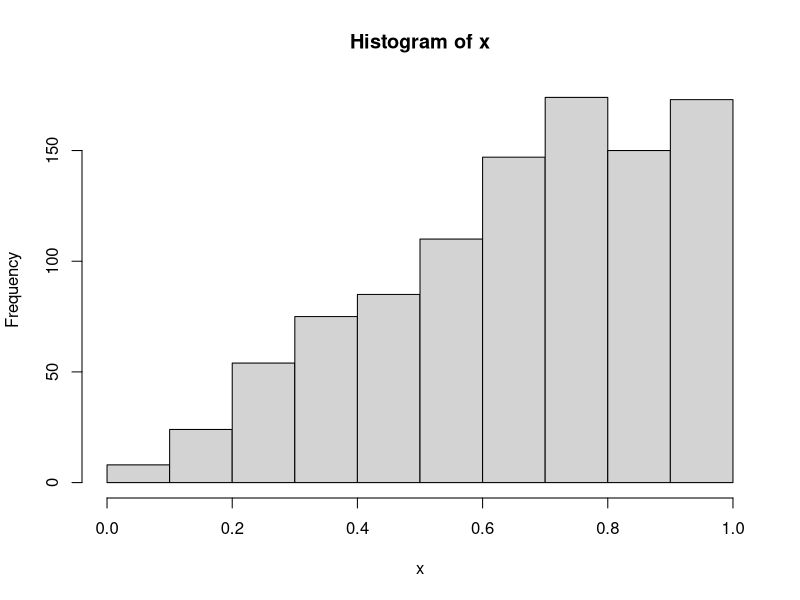
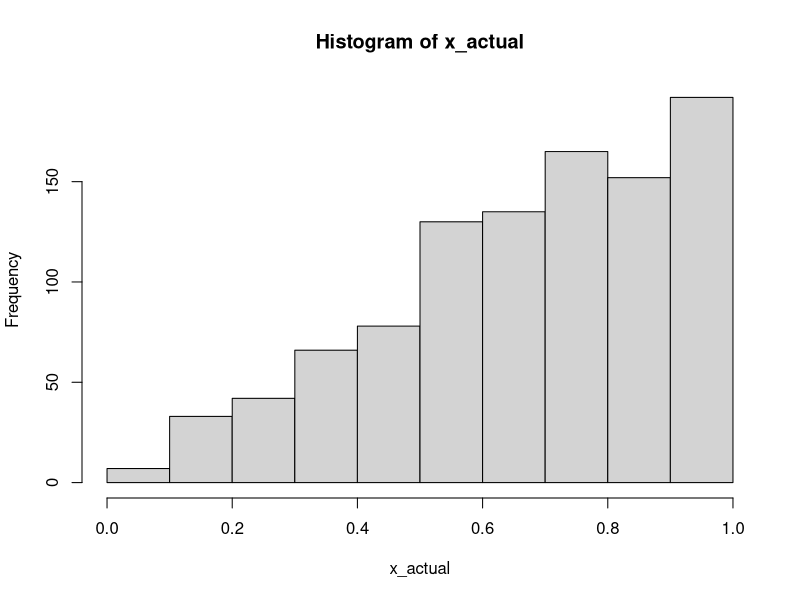
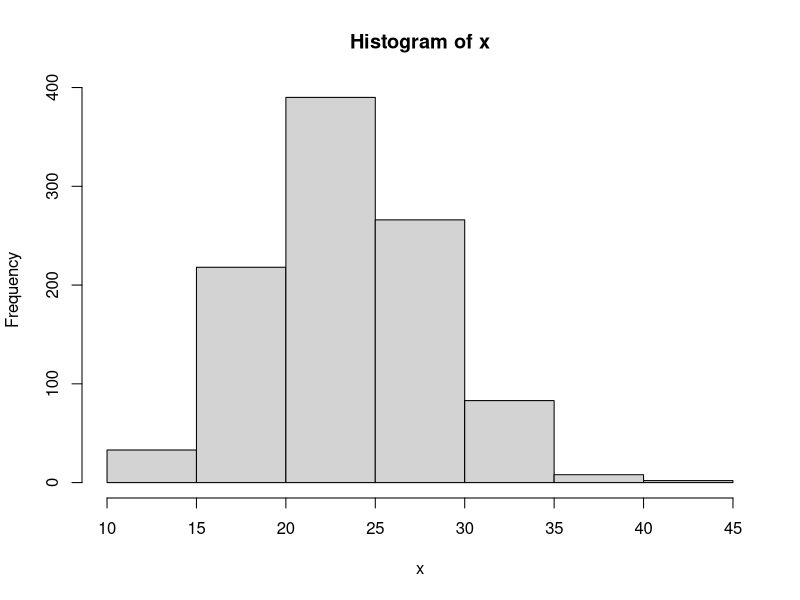
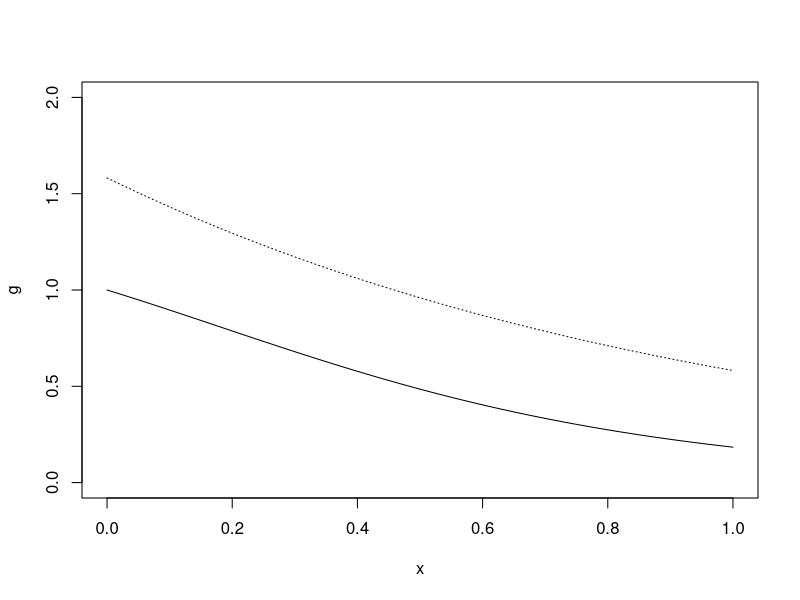

R code for these plots, in order:
## ---- chunk 1
#| echo: false

library(tidyverse)
set.seed(8686)
## ---- chunk 2
ex2 <- 76
ifelse(
  ex2 >= 90, grade <- 'A',
  ifelse(
    ex2 >= 80, grade <- 'B',
    ifelse(ex2 >= 70, grade <- 'C', '')
  )
)
## ---- chunk 3
k <- 0
for (i in 1:10) {
  k <- k + i
}

k

x <- 1:10
k <- 0

for (i in x) {
  k <- k + x[i]
}

k
## ---- chunk 4
k <- 0
i <- 0

while (i <= 10) {
  k <- k + i
  i <- i + 1
}

k; i
## ---- chunk 5
avg <- function(x) {
  s <- 0
  for (i in x) s <- s + i

  s / i
}

x <- 1:10

avg(x) == 5.5
## ---- chunk 6
score <- c(76, 92, 83)
grade <- ifelse(
  score >= 90, 'A',
  ifelse(score >= 80, 'B',
    ifelse(score >= 70, 'C')
  )
)
grade

# will fail-- length(score) > 1
# if (score >= 90) {
#   grade <- 'A'
# } else if (score >= 80) {
#   grade <- 'B'
# } else {
#   grade <- 'C'
# }
## ---- chunk 7
library(stats4)

# y <- c(0.04304550, 0.50263474)
y <- 1:4

mlogl <- function(theta) -(length(y)*log(theta) - theta*sum(y))

fit <- mle(mlogl, 1.4)
summary(fit)

1 / mean(y)
## ---- chunk 8
x <- c(0.5928, 3.2048, 2.2281, 4.2292, 1.2096, 3.8371, 1.2670, 1.2042, 2.8182, 3.5173)

ll <- function(theta, sumx, sumlogx, n) {
  r <- theta[1]
  lambda <- theta[2]
  -(n*r*log(lambda) - n*log(gamma(r)) + (r - 1)*sumlogx - lambda*sumx)
}

optim(c(20, 19), ll, sumx = sum(x), sumlogx = sum(log(x)), n = length(x))
## ---- chunk 9
# given an exponential distribution
lambda <- 10
exp_pdf <- function(x) lambda*exp(-lambda*x)
inv_exp <- function(u) -1/lambda * log(1 - u)

u <- runif(100000, 0, 1)
x <- inv_exp(u)

mean(x) # should be close to 1 / lambda
var(x) # should be close to 1 / lambda^2
## ---- chunk 10
# transformation given a discrete CDF, using quantiles
g <- function(n) {
  u <- runif(n, 0, 1)
  
  cdf <- c(0.1, 0.36, 0.42, 0.85, 1)
  
  dplyr::case_when(
    u <= cdf[1]              ~ 0,
    u > cdf[1] & u <= cdf[2] ~ 1,
    u > cdf[2] & u <= cdf[3] ~ 2,
    u > cdf[3] & u <= cdf[4] ~ 3,
    u > cdf[4] & u <= cdf[5] ~ 4,
    TRUE ~ NA_real_
  )
}

p <- prop.table(table(g(10000)))
cumsum(p)
## ---- chunk 11
f <- function(x, p = 0.4) p * (1 - p)^x
## ---- chunk 12
# demonstrate acception-rejection method using a Beta(2, 1) distribution
# g(x) = Uniform(0, 1)

f <- function(x) 2*x
g <- function(x) 1
C <- 2

gen_beta <- function() {
  u1 <- runif(1, 0, 1)
  u2 <- runif(1, 0, 1)
  
  # if accepted,
  r <- f(u1) / (C * g(u1))
  out <- c( "r" = r, "u1" = u1, "u2" = u2)

  if (u2 < f(u1) / (C * g(u1))) {
    return(u1)
  } else {
    gen_beta()
  }
}

x <- replicate(1000, gen_beta())
x_actual <- rbeta(1000, 2, 1)

hist(x)
hist(x_actual)
## ---- chunk 13
f <- c(0.16, 0.24, 0.33, 0.17, 0.10)
g <- c(1, 1, 1, 1, 1) / 5
C <- max(f / g)

f_x <- function(x) {
  dplyr::case_when(
    x == 1 ~ 0.16,
    x == 2 ~ 0.24,
    x == 3 ~ 0.33,
    x == 4 ~ 0.17,
    x == 5 ~ 0.10,
      TRUE ~ 0
  )
}

gen <- function() {
  y <- sample(1:5, 1) # draw 1 realization from discrete uniform
  u <- runif(1, 0, 1) # draw 1 realization from continuous uniform

  if (u <= f_x(y) / (C * 1/5)) {
    return(y)
  } else {
    gen()
  }
}

out <- replicate(1000, gen())
prop.table(table(out))
## ---- chunk 14
gen_poisson <- function(t0, lambda) {
  s <- 0; i <- 0

  while (s <= t0) {
    u <- runif(1, 0, 1)
    t <- -log(1 - u) / lambda  # inverse transform to draw from Exp(lambda)
    s <- s + t
    i <- i + 1
  }

  return(i - 1)
}

gen_poisson(10, 2)

x <- replicate(1000, gen_poisson(8, 3))

hist(x)
## ---- chunk 15
lambda <- 3
n <- 10
x <- 1
p <- 0.7

rexp(n, lambda) # x_i ~ f(x)             -- random draws
pexp(x, lambda) # P(X <= x)              -- CDF, cumulative probability
dexp(x, lambda) # P(X == x)?             -- density
qexp(p, lambda) # x* s.t. P(X <= x*) = p -- quantile
## ---- chunk 16
mu <- 5
sd <- 3

rnorm(1, mu, sd)
pnorm(5, mu, sd)
qnorm(0.75, mu, sd)
## ---- chunk 17
punif(0.6, 0, 1)
## ---- chunk 18
u <- runif(1000000, 0, 1)
mean(exp(-u))

1 - exp(-1)
## ---- chunk 19
n1 <- 500
n2 <- 5000

u1 <- runif(n1, 0, 1)
u2 <- runif(n2, 0, 1)

# g(x) = x
mean(u1)
mean(u2)
## ---- chunk 20
-exp(-5) - (-exp(-2))

u <- runif(1000, 2, 5)
(5 - 2) * mean(exp(-u))
## ---- chunk 21
library(purrr)

mc_integrate <- function(g, a = 0, b = 1, n) {
  u <- runif(n, a, b)
  (b - a) * mean(g(u))
}

f <- function(x) exp(-x)

map_dbl(c(10, 100, 1000, 10000, 100000), ~mc_integrate(f, 2, 4, .))

# true value
exp(-2) - exp(-4)

h <- function(x) 10 * exp(-10 * x)
map_dbl(c(10, 1000, 1000000), ~mc_integrate(h, 0, 2, .))

# true value
integrate(h, 0, 2)
## ---- chunk 22
f <- function(x) 10 * exp(-10 * x)
mc_integrate(f, 0, 5, 100000)
## ---- chunk 23
cdf_exp_b <- function(x, lambda, n) {
  u <- runif(n, 0, 1)
  x * mean(lambda * exp(-lambda * x * u))
}

u <- cdf_exp_b(6, 20, 100)
l <- cdf_exp_b(2, 20, 100)

u - l

pexp(6, 1/20) - pexp(2, 1/20)
## ---- chunk 24
# Compare results to textbook example 6.3



z_cdf <- function(x, n = 1000) {
  u <- runif(n, 0, 1)

  # density of Z ~ N(0, 1)?
  theta <- function(x, u) {
    mean(1 / sqrt(2 * pi) * x * exp((-x^2 * u^2) / 2))
  }

  # Z ~ N(0, 1) is symmetric about 0
  if (x >= 0) {
    0.5 + theta(x, u)
  } else {
    1 - 0.5 - theta(-x, u)
  }
}

z_cdf(2, 100000)
pnorm(2)
## ---- chunk 25
# the "Hit-or-Miss" method:

# step 1.
x <- rnorm(10000)

# step 2. (an indicator function)
i <- x <= 1.96

# step 3.
mean(i)

norm_cdf <- function(x, n = 10000, mu = 0, sigma = 1) {
  X <- rnorm(n, mu, sigma)
  i <- X <= x
  mean(i)
}

exp_cdf <- function(x, n = 10000, lambda = 5) {
  X <- rexp(n, lambda)
  i <- X <= x
  mean(i)
}

exp_cdf(7.6, n = 1000, lambda = 5)
pexp(7.6, 5)

beta_cdf <- function(x, n = 10000, a = 2, b = 3) {
  X <- rbeta(n, a, b)
  i <- X <= x
  mean(i)
}

beta_cdf(0.7, a = 2, b = 3)
pbeta(0.7, 2, 3)
## ---- chunk 26
# compare hit or miss vs. simple monte-carlo
# theta_1 is simple monte-carlo
# theta_2 is indicator
# estimating F_Z(1.96) where Z ~ N(0, 1).
# generate 100 estimates of theta_1 and theta_2 (n = 10,000)
# then, take the variance of each

# for theta_1
z_cdf <- function(x, n = 1000) {
  u <- runif(n, 0, 1)

  # density of Z ~ N(0, 1)?
  theta <- function(x, u) {
    mean(1 / sqrt(2 * pi) * x * exp((-x^2 * u^2) / 2))
  }

  # Z ~ N(0, 1) is symmetric about 0
  if (x >= 0) {
    0.5 + theta(x, u)
  } else {
    1 - 0.5 - theta(-x, u)
  }
}

# for theta_2
z_cdf2 <- function(x, n = 1000, mu = 0, sigma = 1) {
  X <- rnorm(n, mu, sigma)
  i <- X <= x
  mean(i)
}

# wrap the 2 functions, and collect results
comparison <- function(x = 1.96, n = 100) {
  t1 <- numeric(n)
  t2 <- numeric(n)
  for (i in 1:n) {
    t1[i] <- z_cdf(x)
    t2[i] <- z_cdf2(x)
  }
  c(theta1 = var(t1), theta2 = var(t2))
}

comparison()
## ---- chunk 27
u <- runif(1000)
v <- 1 - u

# Cov(u, v) < 0!
cov(u, v)
## ---- chunk 28
norm_cdf_anti <- function(x, n) {
  u <- runif(n / 2)
  v <- 1 - u
  y <- c(u, v)
  
  pos_cdf <- (1 / sqrt(2 * pi)) * abs(x) * exp(-x^2 * y^2 / 2) + 0.5
  
  if (x >= 0) {
    cdf <- pos_cdf
  } else {
    cdf <- 1 - pos_cdf
  }
  
  return(mean(cdf))
}

norm_cdf <- function(x, n) {
  u <- runif(n)
  
  pos_cdf <- (1 / sqrt(2 * pi)) * abs(x) * exp(-x^2 * u^2 / 2) + 0.5
  
  if (x >= 0) {
    cdf <- pos_cdf
  } else {
    cdf <- 1 - pos_cdf
  }
  
  return(mean(cdf))
}

s <- numeric(100)
a <- numeric(100)

for (i in 1:100) {
  s[i] <- norm_cdf(1.96, 100)
  a[i] <- norm_cdf_anti(1.96, 100)
}

var(s)
var(a)
## ---- chunk 29
u <- runif(100)
C <- -cov(exp(u), u) / var(u)
C

-0.1409 / (1/12)
## ---- chunk 30
g <- function(x) exp(-x) / (1 + x^2)
l <- function(x) exp(-0.5) / (1 + x^2)

# estimating C
u <- runif(10000)
C <- -cov(g(u), l(u)) / var(l(u))

# simple monte-carlo vs. control variate
u <- runif(1000)
smc <- mean(g(u))
hat <- mean(g(u) + C * (l(u) - mean(l(u))))

integrate(g, 0, 1)
print(smc)
print(hat)
print(var(g(u)))
print(var(g(u) + C * (l(u) - mean(l(u)))))
## ---- chunk 31
n <- 10000
u <- runif(n)
# u1, u2, ..., u10k --> e^u1, e^u2, ... e^u10k

hat_theta <- mean(exp(u))
est_var <- var(exp(u))

hat_theta <- numeric(100)
for (i in 1:100) {
  u <- runif(10000)
  hat_theta[i] <- mean(exp(u))
}

var(hat_theta)
## ---- chunk 32
# Example 6.11
x <- seq(0, 1, 0.01)
g <- exp(-x) / (1 + x^2)
f3 <- exp(-x) / (1 - exp(-1))

plot(x, g, type = "l", ylim = c(0, 2))
lines(x, f3, lty = 3)
